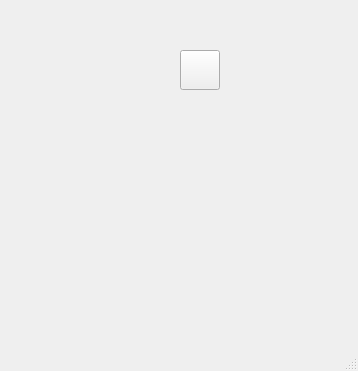
<?xml version="1.0" encoding="UTF-8"?>
<ui version="4.0">
 <class>MainWindow</class>
 <widget class="QMainWindow" name="MainWindow">
  <property name="geometry">
   <rect>
    <x>0</x>
    <y>0</y>
    <width>358</width>
    <height>371</height>
   </rect>
  </property>
  <property name="windowTitle">
   <string>MainWindow</string>
  </property>
  <widget class="QWidget" name="centralwidget">
   <widget class="QLabel" name="lbl">
    <property name="geometry">
     <rect>
      <x>60</x>
      <y>50</y>
      <width>40</width>
      <height>40</height>
     </rect>
    </property>
    <property name="text">
     <string/>
    </property>
    <property name="pixmap">
     <pixmap>0.png</pixmap>
    </property>
   </widget>
   <widget class="QPushButton" name="pb">
    <property name="geometry">
     <rect>
      <x>180</x>
      <y>50</y>
      <width>40</width>
      <height>40</height>
     </rect>
    </property>
    <property name="text">
     <string/>
    </property>
    <property name="icon">
     <iconset>
      <normaloff>0.png</normaloff>0.png</iconset>
    </property>
    <property name="iconSize">
     <size>
      <width>40</width>
      <height>40</height>
     </size>
    </property>
   </widget>
  </widget>
  <widget class="QMenuBar" name="menubar">
   <property name="geometry">
    <rect>
     <x>0</x>
     <y>0</y>
     <width>358</width>
     <height>21</height>
    </rect>
   </property>
  </widget>
  <widget class="QStatusBar" name="statusbar"/>
 </widget>
 <resources/>
 <connections/>
</ui>
